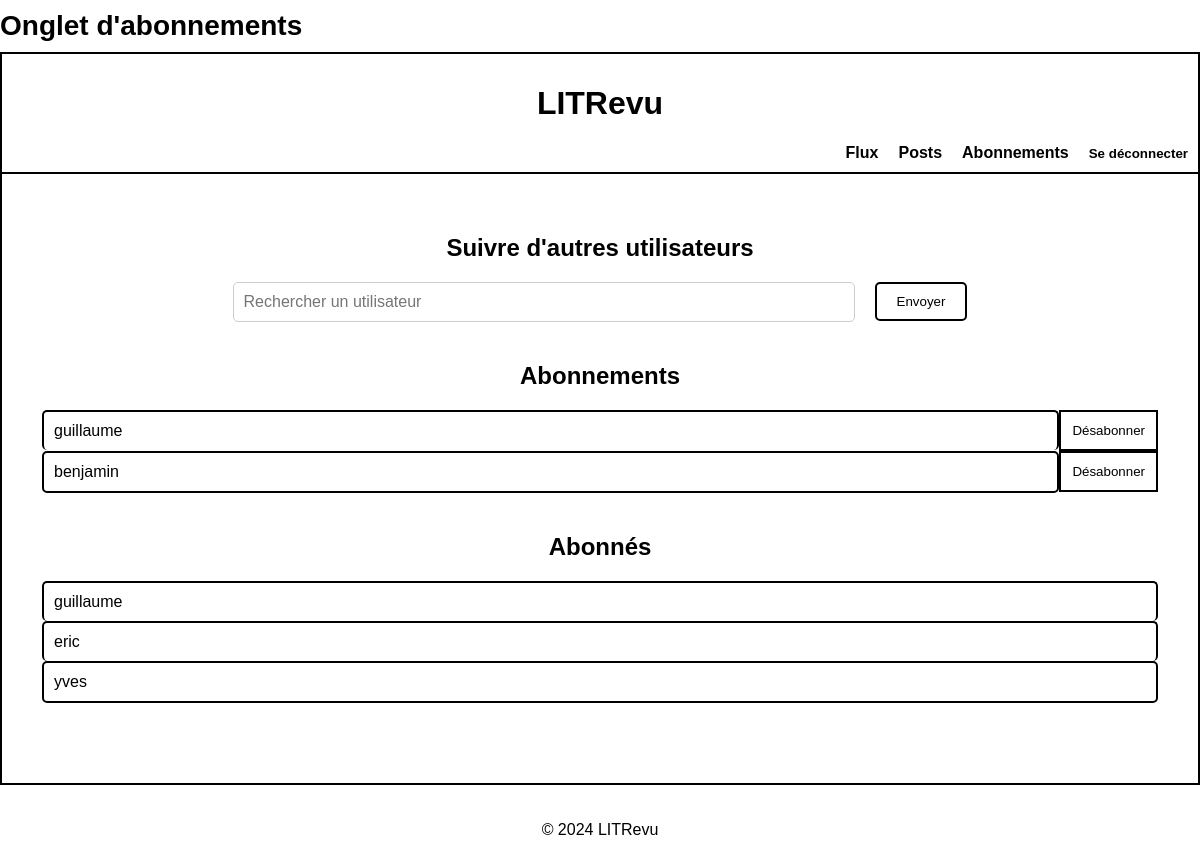
The app's page /subscriptions/follows/ (signed in), older data.
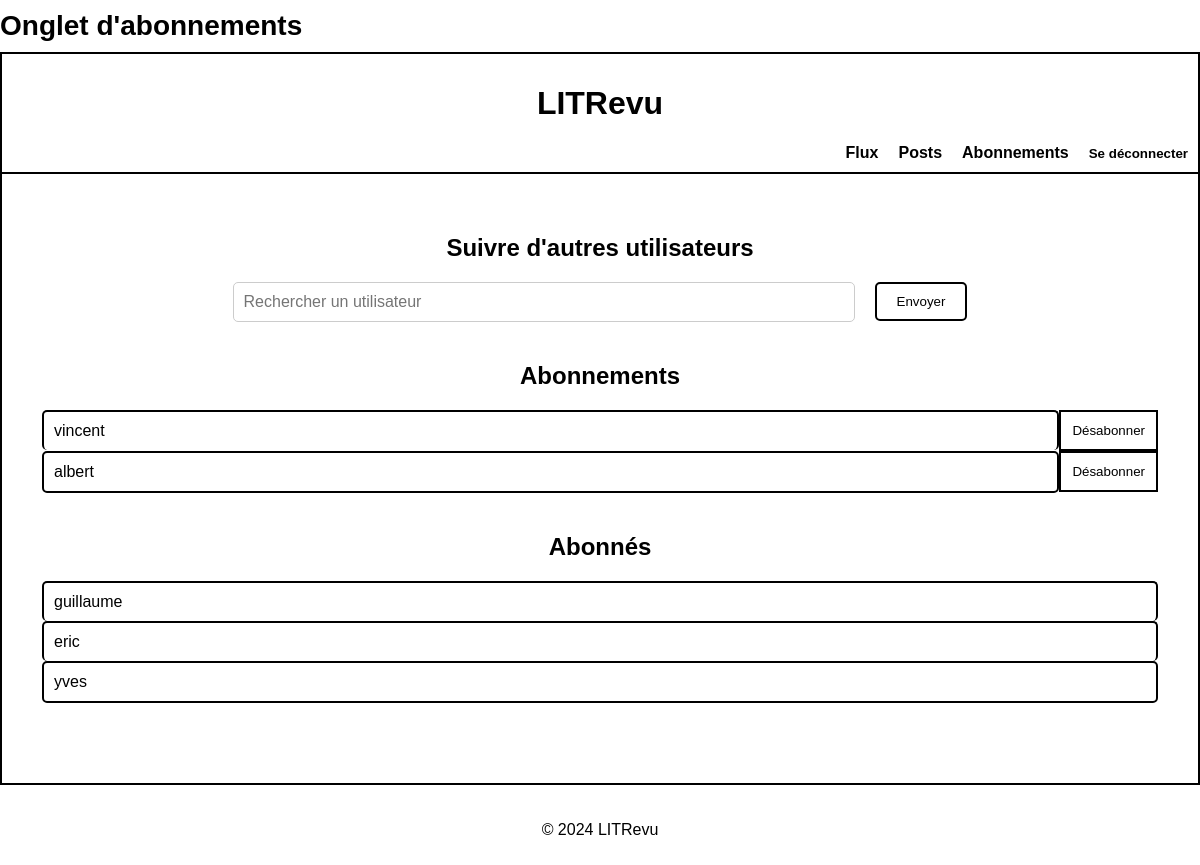
The same page, newer data.
### subscriptions/models.py (models this page shows)
class UserFollows(models.Model):
    user = models.ForeignKey(
        to=settings.AUTH_USER_MODEL,
        on_delete=models.CASCADE,
        related_name='following_subscriptions'
    )
    followed_user = models.ForeignKey(
        to=settings.AUTH_USER_MODEL,
        on_delete=models.CASCADE,
        related_name='follower_subscriptions'
    )
    class Meta:
        unique_together = ('user', 'followed_user')
    def __str__(self):
        return f'{self.user} suit {self.followed_user}'

### authentication/models.py (models this page shows, shortened)
class CustomUser(AbstractUser):
    ROLE_CHOICES = [
        ('USER', 'Utilisateur'),
        ('DEVELOPER', 'Développeur'),
    ]
    role = models.CharField(max_length=10, choices=ROLE_CHOICES, default='USER')
    is_developer = models.BooleanField(default=False)
    follows = models.ManyToManyField(
        'self', through='subscriptions.UserFollows', related_name='is_followed_by', symmetrical=False
    )

### subscriptions/views.py (the view)
# urls.py: path('follows/', FollowsListView.as_view(), name='follows_list'),
class FollowsListView(LoginRequiredMixin, ListView):
    model = UserFollows
    template_name = 'subscriptions/follow_user.html'
    context_object_name = 'follows'
    login_url = reverse_lazy('login')
    def get_context_data(self, **kwargs):
        context = super().get_context_data(**kwargs)
        following = UserFollows.objects.filter(user=self.request.user)
        followers = UserFollows.objects.filter(followed_user=self.request.user)
        print(f"DEBUG: Following count: {following.count()}, Followers count: {followers.count()}")
        context['following'] = following
        context['followers'] = followers
        context['form'] = FollowUserForm()  # Ajout du formulaire ici
        print("DEBUG: Formulaire de suivi ajouté au contexte")
        return context
    def get_queryset(self):
        queryset = UserFollows.objects.filter(user=self.request.user)
        print(f"DEBUG: QuerySet pour les utilisateurs suivis récupéré: {queryset}")
        return queryset

### subscriptions/forms.py (shortened to what this page needs)
class FollowUserForm(forms.Form):
    user_id = forms.ModelChoiceField(
        queryset=User.objects.all(),  # Charger tous les utilisateurs
        label="Utilisateur",
        widget=forms.HiddenInput  # Champ caché pour soumettre l'ID utilisateur
    )

### subscriptions/templates/subscriptions/follow_user.html (shortened to what this page needs)
{% extends 'base.html' %}
{% block title %}Onglet d'abonnements{% endblock %}
{% block content %}
<div class="subscription-container">
    <div class="subscription-section">
        <h2 class="subscription-title">Suivre d'autres utilisateurs</h2>
        <div class="subscription-search-section">
            <form method="post" id="follow-form" class="subscription-search-form">
                <div class="input-btn-container">
                    <div class="input-container">
                        <input type="text" name="username" id="search_user" placeholder="Rechercher un utilisateur" class="subscription-search-input" autocomplete="off">
                    </div>
                    <div class="btn-container">
                        <button type="submit" class="btn btn-primary">Envoyer
                        </button>
                    </div>
                </div>
            </form>
        </div>
    </div>
    <div class="subscription-section">
        <h2 class="subscription-title">Abonnements</h2>
        <div class="subscription-list" id="following-list">
            {% for follow in following %}
            <div class="subscription-row">
                <div class="subscription-list-item {% if forloop.last %}border-bottom{% endif %} bordered-item">
                    <div class="subscription-info">
                        <div class="subscription-content-left">
                            <div class="subscription-username">{{ follow.followed_user.username }}</div>
                        </div>
                    </div>
                </div>
                <div class="subscription-unsubscribe">
                    <form method="post" action="{% url 'unfollow_user' follow.pk %}">
                        <button type="submit" class="btn btn-unsubscribe">Désabonner</button>
                    </form>
                </div>
            </div>
            {% empty %}
            <p>Vous ne suivez personne pour l'instant.</p>
            {% endfor %}
        </div>
    </div>
    <div class="subscription-section">
        <h2 class="subscription-title">Abonnés</h2>
        <div class="follower-list">
            {% for follower in followers %}
            <div class="subscription-row">
                <div class="subscription-list-item {% if forloop.last %}border-bottom{% endif %} bordered-item">
                    <div class="subscription-info">
                        <div class="subscription-content-left">
                            <div class="subscription-username">{{ follower.user.username }}</div>
                        </div>
                    </div>
                </div>
            </div>
            {% empty %}
            <p>Personne ne vous suit pour l'instant.</p>
            {% endfor %}
        </div>
    </div>
</div>
{% endblock %}

### templates/base.html (shortened to what this page needs)
{% load static %}
<!DOCTYPE html>
<html lang="fr">
<head>
    <link rel="stylesheet" href="{% static 'css/styles.css' %}">
</head>
<body>
    <div class="page-border">
        <div class="site-header-container">
            <header class="site-header">
                <div class="page-title">
                    <h2>{% block title %}Accueil{% endblock %}</h2>
                </div>
                <div class="navbar-wrapper">
                    <div class="navbar-container">
                        <h1 class="site-title"><a href="/">LITRevu</a></h1>
                        {% if user.is_authenticated %}
                        <nav class="navbar-links">
                            <a href="{% url 'feed' %}">Flux</a>
                            <a href="{% url 'posts' %}">Posts</a>
                            <a href="{% url 'follows_list' %}">Abonnements</a>
                            <form action="{% url 'logout' %}" method="post" style="display:inline;">
                                <button type="submit" class="btn btn-link navbar-link" style="padding: 0; background: none; border: none; color: inherit;">
                                    Se déconnecter
                                </button>
                            </form>
                        </nav>
                    {% endif %}
                    </div>
                </div>
            </header>
        </div>
        <main class="main-container-wrapper">
            <div class="main-container">
                {% block content %}{% endblock %}
            </div>
        </main>
    </div>
    <div class="footer-container">
        <footer class="footer">
            <p>&copy; 2024 LITRevu</p>
        </footer>
    </div>
</body>
</html>

### static/css/styles.css (style rules this page uses)
body { font-family: Arial, sans-serif; margin: 0; padding: 0; box-sizing: border-box; min-height: 100vh; display: flex; flex-direction: column; justify-content: flex-start; align-items: center; }
a { text-decoration: none; color: inherit; }
.page-border { width: 100%; max-width: 1200px; margin: 0 auto; background-color: white; box-sizing: border-box; padding: 0; flex-grow: 1; display: flex; flex-direction: column; justify-content: space-between; }
.site-header-container { width: 100%; }
.page-title h2 { font-size: 28px; margin: 0; padding: 10px 0; text-align: left; }
.navbar-wrapper { display: flex; justify-content: center; }
.navbar-container { padding: 10px; width: 100%; text-align: center; border-top: 2px solid black; border-left: 2px solid black; border-right: 2px solid black; }
.navbar-links { display: flex; justify-content: flex-end; gap: 20px; align-items: center; }
.navbar-links a, .navbar-link { text-decoration: none; color: black; font-weight: bold; background: none; border: none; padding: 0; cursor: pointer; }
.main-container-wrapper { padding: 20px; flex-grow: 1; width: 100%; margin: 0; border: 2px solid black; box-sizing: border-box; display: flex; justify-content: center; align-items: center; background-color: #fff; }
.main-container { width: 100%; padding: 20px; box-sizing: border-box; }
.btn-primary { background-color: #ffffff; color: rgb(0, 0, 0); padding: 10px 20px; border: 2px solid black; border-radius: 5px; cursor: pointer; transition: background-color 0.3s; }
.footer-container { width: 100%; text-align: center; }
.footer { padding: 20px; }
.subscription-section { flex-direction: column; align-items: center; margin-bottom: 40px; }
.subscription-title { text-align: center; font-size: 24px; font-weight: bold; margin-bottom: 20px; }
.subscription-search-form, .input-btn-container { display: flex; justify-content: center; align-items: center; gap: 20px; }
.subscription-search-input { width: 600px; padding: 10px; font-size: 16px; border: 1px solid #ccc; border-radius: 5px; }
.subscription-list-item { display: flex; justify-content: space-between; align-items: center; padding: 10px; border: 2px solid black; border-radius: 5px; }
.bordered-item:not(.border-bottom) { border-bottom: none; }
.subscription-row { display: flex; justify-content: space-between; align-items: center; }
.subscription-list-item { flex-grow: 1; display: flex; justify-content: space-between; align-items: center; }
.subscription-unsubscribe { margin-left: 0; border-left: 2px solid black; display: flex; align-items: center; }
.btn-unsubscribe { background-color: transparent; color: black; border: 2px solid black; padding: 11px; text-align: center; border-left: none; cursor: pointer; height: 100%; box-sizing: border-box; }
.subscription-list-item { padding: 10px; border: 2px solid black; margin-bottom: 0; }

Row changes from the older to the newer data that the page shows:
removed UserFollows: followed_user.username "guillaume", shown under "Abonnements"
removed UserFollows: followed_user.username "benjamin", shown under "Abonnements"
added UserFollows: followed_user.username "vincent", shown under "Abonnements"
added UserFollows: followed_user.username "albert", shown under "Abonnements"
